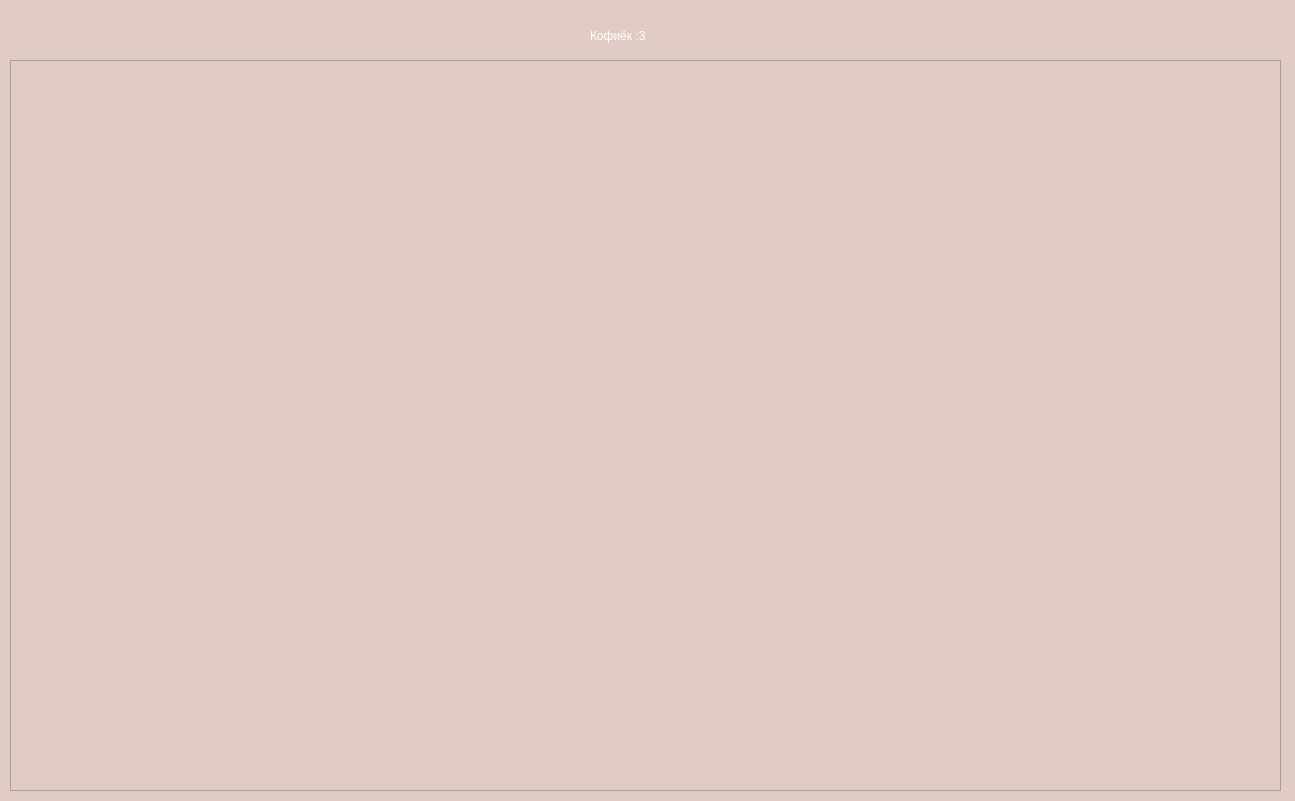
<?xml version="1.0" encoding="UTF-8"?>
<ui version="4.0">
 <class>Coffee</class>
 <widget class="QWidget" name="Coffee">
  <property name="geometry">
   <rect>
    <x>0</x>
    <y>0</y>
    <width>1295</width>
    <height>801</height>
   </rect>
  </property>
  <property name="windowTitle">
   <string>Coffee</string>
  </property>
  <property name="styleSheet">
   <string notr="true">background-color: rgb(224, 203, 197);</string>
  </property>
  <widget class="QLabel" name="label">
   <property name="geometry">
    <rect>
     <x>590</x>
     <y>20</y>
     <width>101</width>
     <height>31</height>
    </rect>
   </property>
   <property name="styleSheet">
    <string notr="true">color: rgb(255, 255, 255);
font: 87 10pt &quot;Segoe UI Black&quot;;</string>
   </property>
   <property name="text">
    <string>Кофиёк :3</string>
   </property>
  </widget>
  <widget class="QTableWidget" name="tableWidget">
   <property name="geometry">
    <rect>
     <x>10</x>
     <y>60</y>
     <width>1271</width>
     <height>731</height>
    </rect>
   </property>
  </widget>
 </widget>
 <resources/>
 <connections/>
</ui>
